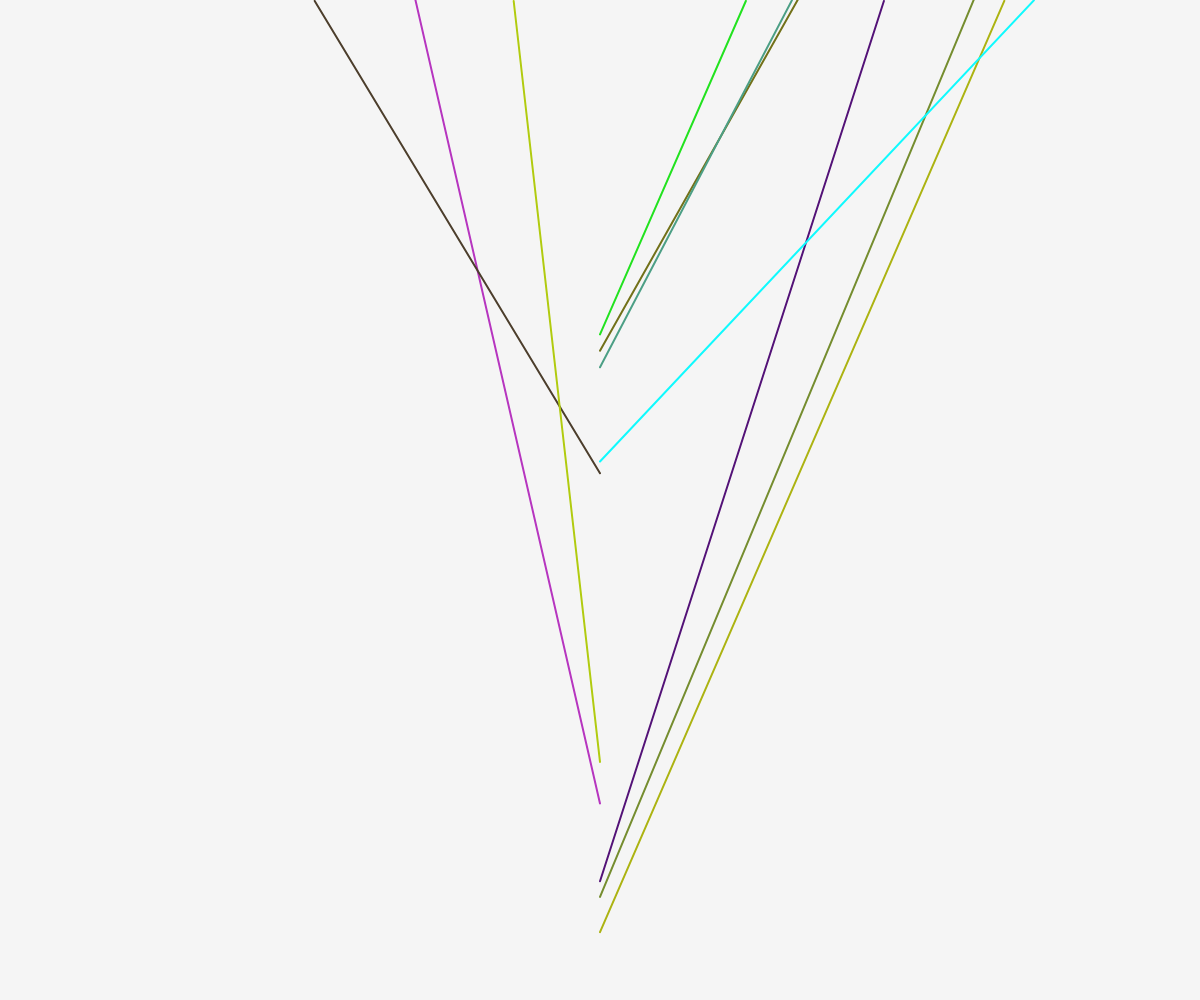
Frame 1 (no input)
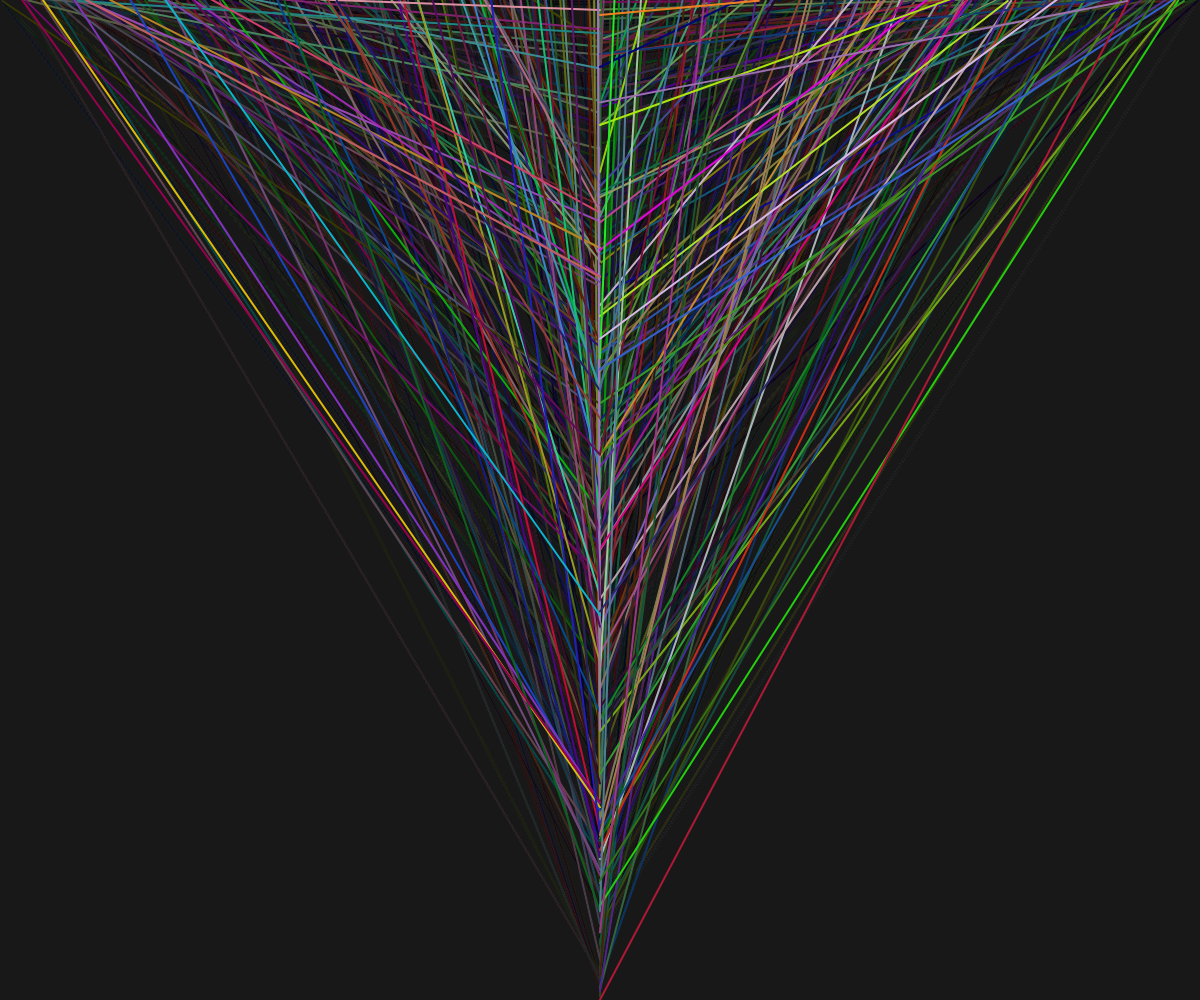
Frame 60 (no input)
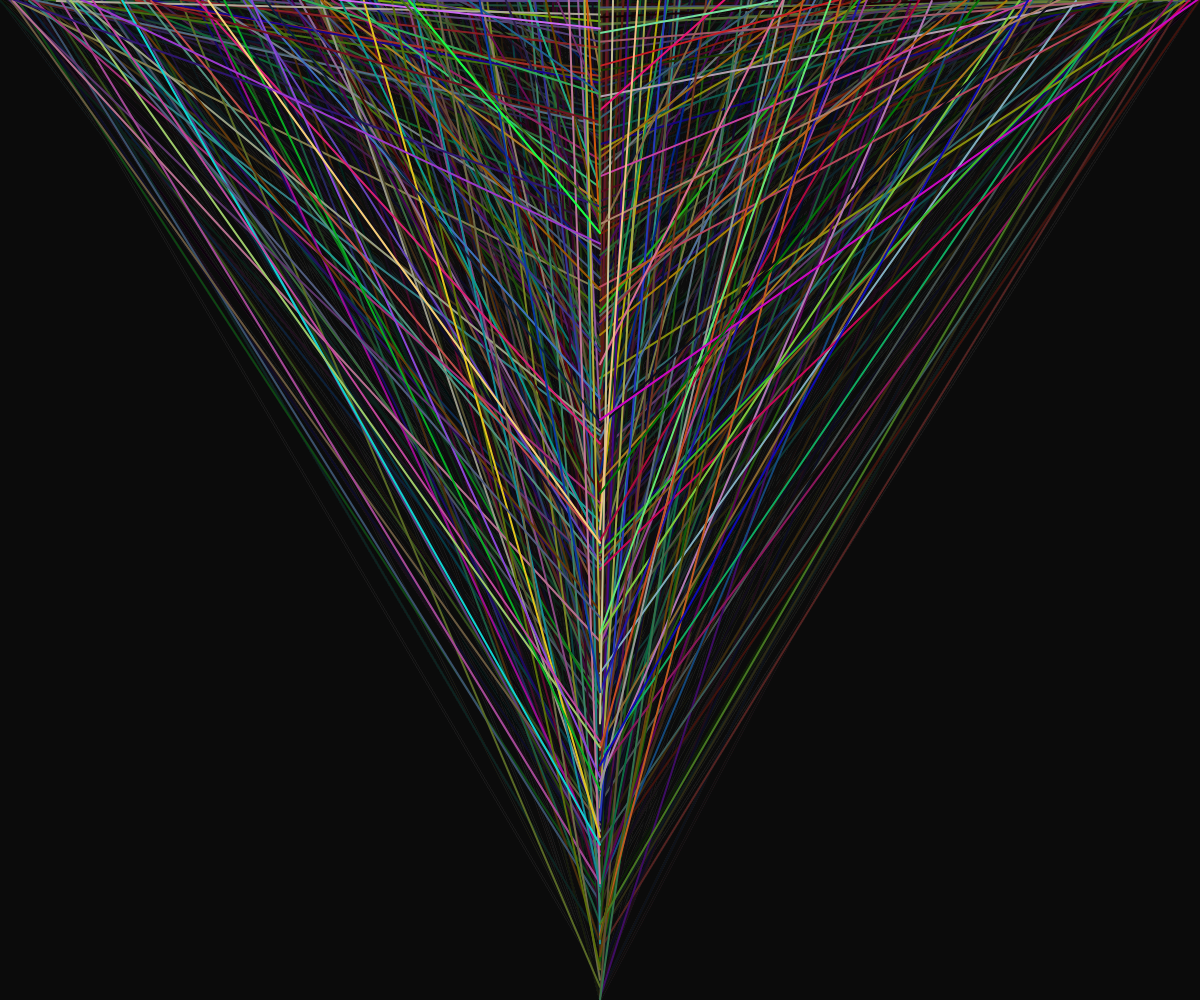
Frame 120 (the mouse pressed at the canvas centre since frame 60)

The p5.js sketch that drew these frames (run headless with seeded random() and noise() and a simulated clock; from frame 60 on, the mouse is pressed at the canvas centre):

// p5.js sketch
// ── sketch.js
function setup() {
  createCanvas(windowWidth, windowHeight);
  strokeWeight(2);
}

function draw() {
  background (0, 0, 0, 10);
  for(let i = 0 ; i<10 ; i++) {
    stroke(random(255), random(255), random(255));
    let x = random(0, width);
    let y = random(0, height);
    line(width/2 , y, x, sin(y));
  }
}
